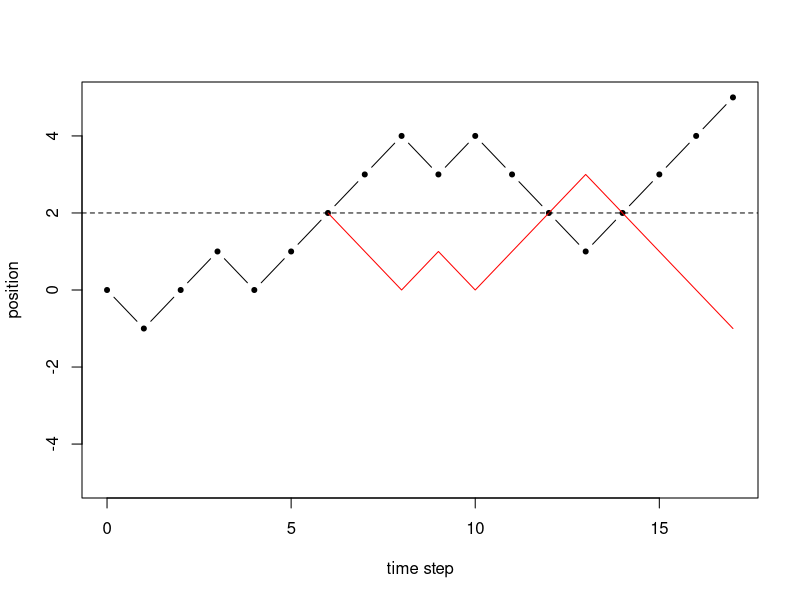
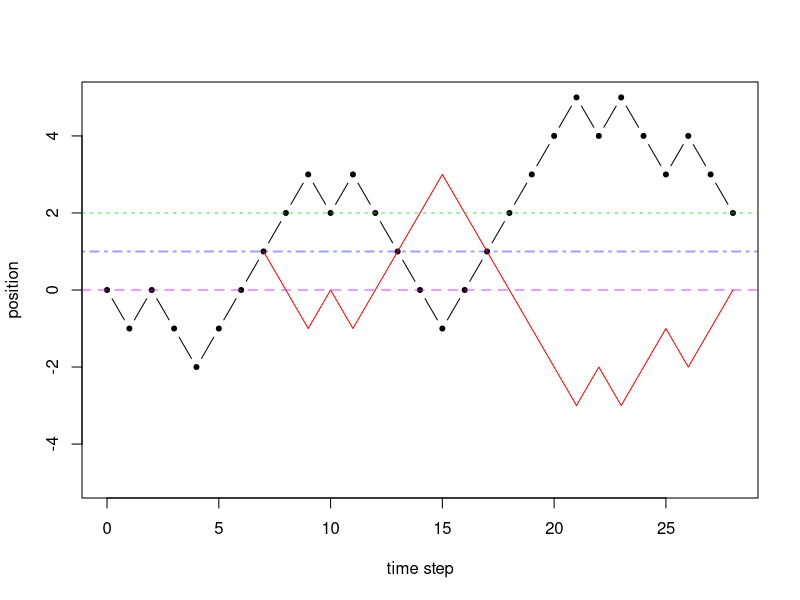

The R script that drew these images, in order:
## ---- chunk 1
#N <- 20
x <- c(-1,1,1,-1,1,1,1,1,-1,1,-1,-1,-1,1,1,1,1) #sample(c(-1,1),size=N,repl=T) 
rw1 <- c(0,cumsum(x))
r <- 2 #round(quantile(rw1,0.75))
ri <- min(which(rw1==r))
x2 <- x
x2[ri:length(x2)] <- -1*x2[ri:length(x2)]
rw2 <- c(0,cumsum(x2))
plot(0:length(x),rw1,type="b",pch=20,xlab="time step",ylab="position",ylim=c(-5,5))
#plot(0:length(x),rw1,type="b",pch=20,xlab="time step",ylab="position",ylim=c(-2*max(abs(rw1)),2*max(abs(rw1))))
lines((ri-1):(length(x2)),rw2[ri:(length(x2)+1)],type="l",pch=20,col="red")
abline(r,0,lty="dashed")
## ---- chunk 2
rw1 <- c(0,-1,0,-1,-2,-1,0,1,2,3,2,3,2,1,0,-1,0,1,2,3,4,5,4,5,4,3,4,3,2) 
m <- (length(rw1)-1)/2
x <- diff(rw1)
r <- 1 
ri <- min(which(rw1==r))
x2 <- x
x2[ri:length(x2)] <- -1*x2[ri:length(x2)]
rw2 <- c(0,cumsum(x2))
plot(0:length(x),rw1,type="b",pch=20,xlab="time step",ylab="position",
     ylim=c(-5,5))
lines((ri-1):(length(x2)),rw2[ri:(length(x2)+1)],type="l",pch=20,col="red")
abline(0,0,lty="dashed",col=rgb(0.7,0.1,0.9,0.4),lwd=2)
abline(1,0,lty="dotdash",col=rgb(0.1,0.1,0.9,0.4),lwd=2)
abline(2,0,lty="dotted",lwd=2,col=rgb(0.1,0.8,0.2,0.4))
